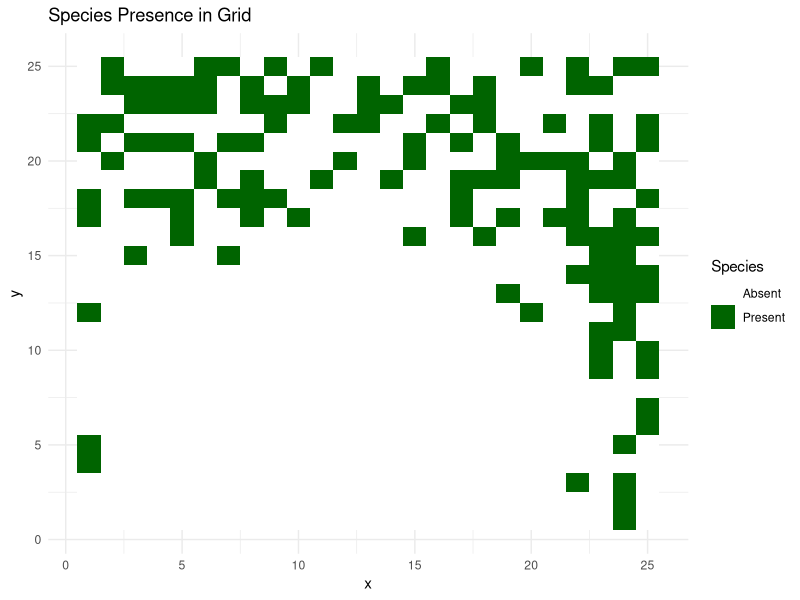
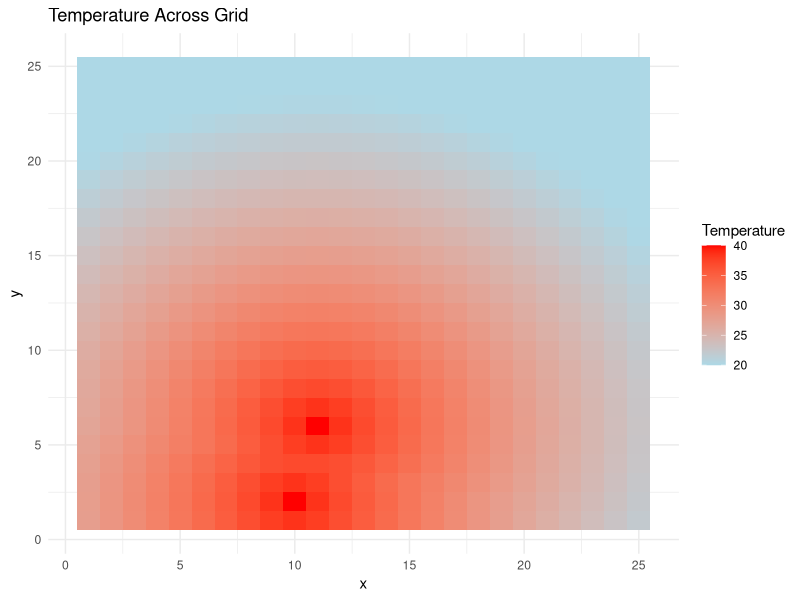
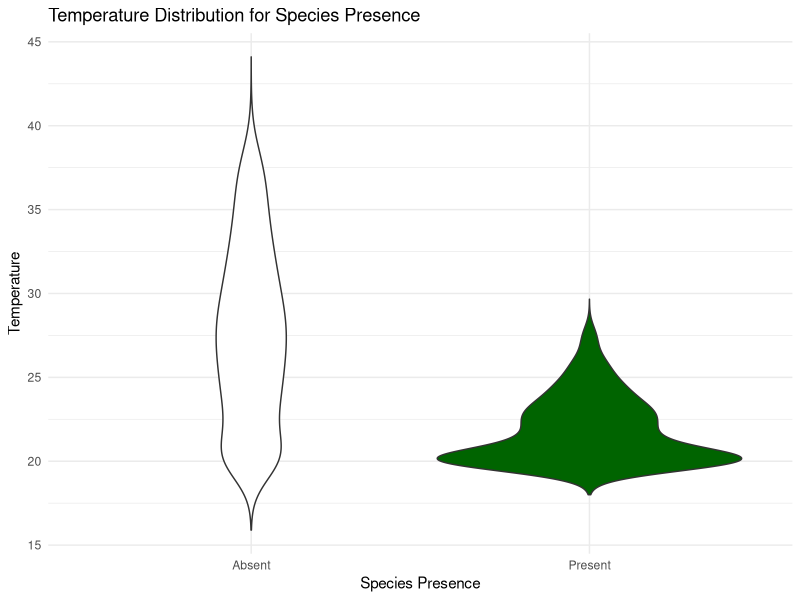

Recreate these plots in R, in order.
# Function to create a dummy dataset for species presence and temperature data
create_dummy_dataset <- function(grid_size = 5,
                                 species_prob = 0.5, 
                                 temp_sensitivity = 1,  # Controls the strength of the preference
                                 optimal_temp = 21,  # Preferred temperature range
                                 temp_range = 3,     # Range around the optimal temperature 
                                 num_hotspots = 2,
                                 hotspot_temp = 40) {
  
  grid <- expand.grid(x = 1:grid_size, y = 1:grid_size)
  
  # --- Create hotspots ---
  hotspot_indices <- sample(1:nrow(grid), num_hotspots)
  grid$temperature <- 20
  grid$temperature[hotspot_indices] <- hotspot_temp
  
  for (i in hotspot_indices) {
    distances <- sqrt((grid$x - grid$x[i])^2 + (grid$y - grid$y[i])^2)
    temp_decrease <- hotspot_temp * exp(-distances / grid_size)
    grid$temperature <- pmax(grid$temperature, temp_decrease)
  }
  
  # --- Calculate species presence probability based on temperature ---
  # Gaussian function to model temperature preference
  grid$species_prob <- species_prob * 
    exp(-((grid$temperature - optimal_temp)^2) / (2 * temp_range^2))
  grid$species_prob <- pmin(grid$species_prob, 1)  
  grid$species_prob <- pmax(grid$species_prob, 0)  
  
  # --- Assign species presence based on calculated probability ---
  grid$species_present <- rbinom(nrow(grid), 1, grid$species_prob)
  
  return(grid)
}

# Example usage
my_dataset <- create_dummy_dataset(grid_size = 25)

# Plot species presence
library(ggplot2)
spp_plot <- ggplot(my_dataset, aes(x = x, y = y)) +
  geom_tile(aes(fill = as.factor(species_present))) +
  scale_fill_manual(values = c("white", "darkgreen"), 
                    labels = c("Absent", "Present")) +
  theme_minimal() +
  labs(title = "Species Presence in Grid", 
       fill = "Species")

# Plot temperature
temp_plot <- ggplot(my_dataset, aes(x = x, 
                                    y = y)) +
  geom_tile(aes(fill = temperature)) +
  scale_fill_gradient(low = "lightblue", 
                      high = "red") +
  theme_minimal() +
  labs(title = "Temperature Across Grid", 
       fill = "Temperature")

# --- Create future temperature ---
min_temp_ch <- 3
max_temp_ch <- 10
grid <- my_dataset
grid_size <- ceiling(max(grid$y))
species_prob <- 0.4
optimal_temp <- 21
temp_range = 3
hotspot_index <- sample(1:nrow(grid), 1)
grid$future_temp <- grid$temperature
grid$future_temp[hotspot_index] <- grid$temperature[hotspot_index] +
  max_temp_ch # Create new hotspot with increased temperature
distances <- sqrt((grid$x - grid$x[hotspot_index])^2 + 
                    (grid$y - grid$y[hotspot_index])^2)
temp_decrease <- grid$future_temp[hotspot_index] * exp(-distances / grid_size)
grid$future_temp <- pmax(grid$temperature + 3, temp_decrease) +
  rnorm(nrow(grid), mean = 0, sd = 1) # Add some noise

# --- Populate future species presence ---
grid$future_species_prob <- species_prob * 
  exp(-((grid$future_temp - optimal_temp)^2) / (2 * temp_range^2))
grid$future_species_prob <- pmin(grid$future_species_prob, 1)
grid$future_species_prob <- pmax(grid$future_species_prob, 0)
grid$future_species_present <- rbinom(nrow(grid), 1, grid$future_species_prob)

# Create a violin plot
my_dataset$species_present_lbl <- factor(my_dataset$species_present, 
                                     labels = c("Absent", "Present"))

violin_plot <- ggplot(my_dataset,
                      aes(x = species_present_lbl, 
                          y = temperature, 
                          fill = species_present_lbl)) +
  geom_violin(trim = FALSE) +
  scale_fill_manual(values = c("Absent" = "white", 
                               "Present" = "darkgreen")) +
  theme_minimal() +
  labs(title = "Temperature Distribution for Species Presence",
       x = "Species Presence",
       y = "Temperature") +
  theme(legend.position = "none")

# Save plots
ggsave("species_presence.png", spp_plot, width = 6, height = 6)
ggsave("temperature.png", temp_plot, width = 6, height = 6)
ggsave("violin_plot.png", violin_plot, width = 6, height = 6)

# Save as CSV
write.csv(grid, "dummy_dataset.csv", row.names = FALSE)
